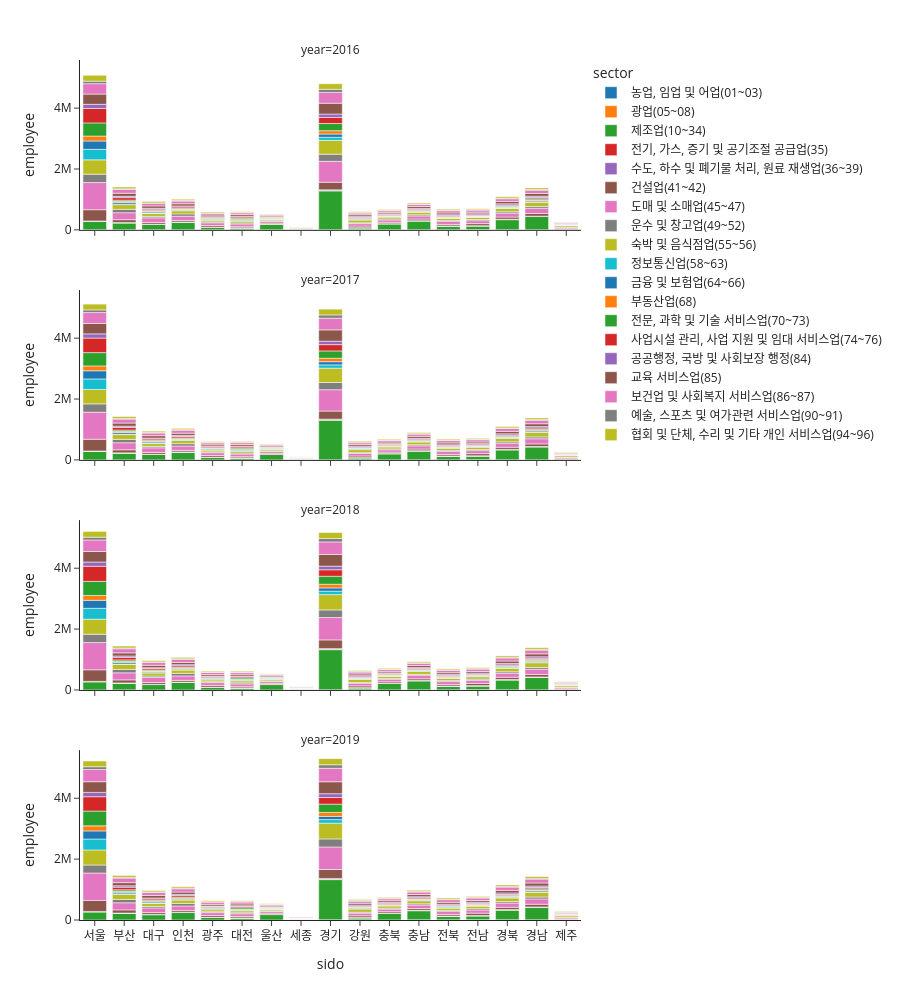

Source (notebook cell):
### Code cell
# 기본적으로 y축은 합계로 나타나며 color 옵션을 주면 stack 형태로 나타난다.
fig = px.bar(industry, 
             x="sido", 
             y="employee", 
             color="sector",  
             template="simple_white",
             facet_col = 'year', 
             facet_col_wrap = 1,
             height = 1000
)
fig.show()
